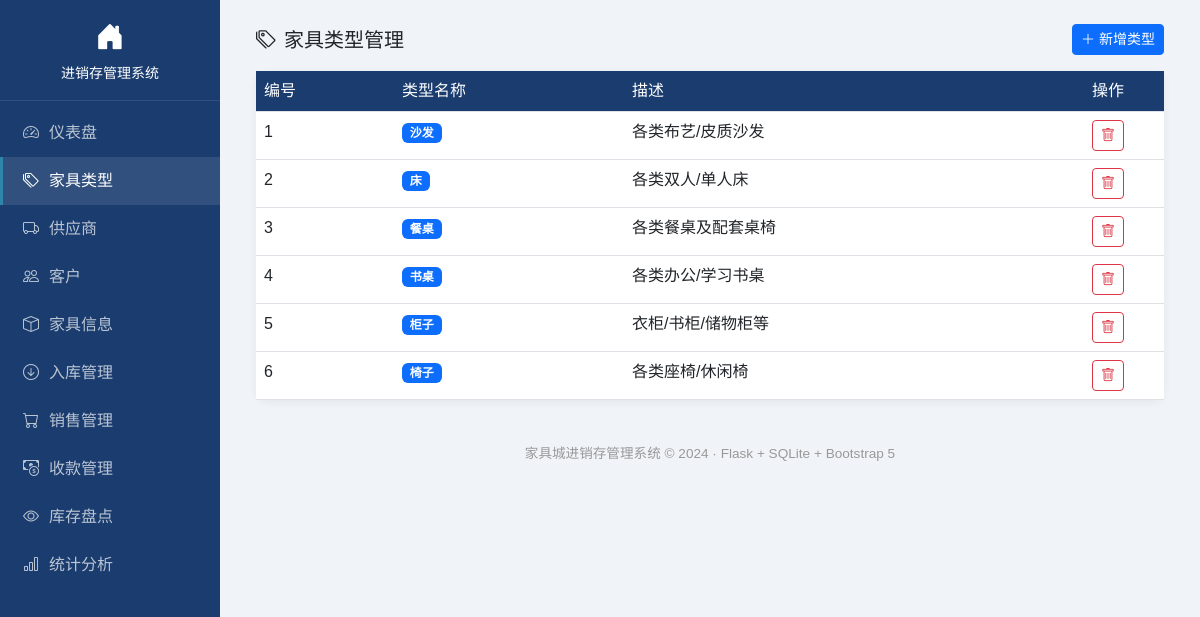
The page /categories on the database its author committed.
### tables this page shows
CREATE TABLE FurnitureCategory (
            CategoryID   INTEGER PRIMARY KEY AUTOINCREMENT,
            CategoryName TEXT NOT NULL UNIQUE,
            Description  TEXT
        );

### app.py (the view)
@app.route("/categories")
def list_categories():
    conn = get_db()
    rows = conn.execute("SELECT * FROM FurnitureCategory ORDER BY CategoryID").fetchall()
    conn.close()
    return render_template("categories.html", rows=rows)

### app.py (called while the page is built)
def get_db():
    conn = sqlite3.connect(DB_PATH)
    conn.row_factory = sqlite3.Row
    conn.execute("PRAGMA foreign_keys = ON")  # 启用外键约束
    return conn

### templates/categories.html (shortened to what this page needs)
{% extends "base.html" %}
{% block content %}
<div class="d-flex justify-content-between align-items-center mb-3">
    <h5 class="mb-0"><i class="bi bi-tags me-2"></i>家具类型管理</h5>
    <button class="btn btn-primary btn-sm" data-bs-toggle="modal" data-bs-target="#addModal"><i class="bi bi-plus-lg"></i> 新增类型</button>
</div>
<div class="card">
    <div class="card-body p-0">
        <table class="table table-hover mb-0">
            <thead><tr><th>编号</th><th>类型名称</th><th>描述</th><th style="width:80px">操作</th></tr></thead>
            <tbody>
                {% for r in rows %}
                <tr>
                    <td>{{ r.CategoryID }}</td>
                    <td><span class="badge bg-primary">{{ r.CategoryName }}</span></td>
                    <td>{{ r.Description or '-' }}</td>
                    <td><a href="/categories/delete/{{ r.CategoryID }}" class="btn btn-sm btn-outline-danger" onclick="return confirm('确定删除「{{ r.CategoryName }}」？')"><i class="bi bi-trash"></i></a></td>
                </tr>
                {% endfor %}
            </tbody>
        </table>
    </div>
</div>
{% endblock %}

### templates/base.html (shortened to what this page needs)
<!DOCTYPE html>
<html lang="zh-CN">
<head>
    <link href="https://cdn.bootcdn.net/ajax/libs/twitter-bootstrap/5.3.0/css/bootstrap.min.css" rel="stylesheet">
    <link href="https://cdn.bootcdn.net/ajax/libs/bootstrap-icons/1.10.5/font/bootstrap-icons.min.css" rel="stylesheet">
</head>
<body>
    <div class="container-fluid">
        <div class="row">
            <div class="col-auto sidebar p-0 d-none d-md-block" style="width: 220px;">
                <div class="p-3 text-white text-center" style="border-bottom: 1px solid rgba(255,255,255,.1);">
                    <i class="bi bi-house-door-fill" style="font-size: 1.8rem;"></i>
                    <div class="mt-1 small">进销存管理系统</div>
                </div>
                <nav class="nav flex-column mt-2">
                    <a class="nav-link {% if request.path == '/' %}active{% endif %}" href="/"><i class="bi bi-speedometer2"></i>仪表盘</a>
                    <a class="nav-link {% if '/categories' in request.path %}active{% endif %}" href="/categories"><i class="bi bi-tags"></i>家具类型</a>
                    <a class="nav-link {% if '/suppliers' in request.path %}active{% endif %}" href="/suppliers"><i class="bi bi-truck"></i>供应商</a>
                    <a class="nav-link {% if '/customers' in request.path %}active{% endif %}" href="/customers"><i class="bi bi-people"></i>客户</a>
                    <a class="nav-link {% if '/furniture' in request.path %}active{% endif %}" href="/furniture"><i class="bi bi-box"></i>家具信息</a>
                    <a class="nav-link {% if '/warehouse' in request.path %}active{% endif %}" href="/warehouse"><i class="bi bi-arrow-down-circle"></i>入库管理</a>
                    <a class="nav-link {% if '/sales' in request.path %}active{% endif %}" href="/sales"><i class="bi bi-cart"></i>销售管理</a>
                    <a class="nav-link {% if '/receipts' in request.path %}active{% endif %}" href="/receipts"><i class="bi bi-cash-coin"></i>收款管理</a>
                    <a class="nav-link {% if '/stock' in request.path %}active{% endif %}" href="/stock"><i class="bi bi-eye"></i>库存盘点</a>
                    <a class="nav-link {% if '/statistics' in request.path %}active{% endif %}" href="/statistics"><i class="bi bi-bar-chart"></i>统计分析</a>
                </nav>
            </div>
            <div class="col" style="min-height: 100vh;">
                <div class="p-3 p-md-4">
                    {% block content %}{% endblock %}
                </div>
                <div class="footer">家具城进销存管理系统 © 2024 · Flask + SQLite + Bootstrap 5</div>
            </div>
        </div>
    </div>
</body>
</html>

### templates/base.html (style rules this page uses)
body { background: #f0f4f8; font-family: "Microsoft YaHei", sans-serif; }
.sidebar { background: #1a3c6e; min-height: 100vh; }
.sidebar .nav-link { color: rgba(255,255,255,.7); padding: 12px 20px; border-left: 3px solid transparent; transition: all .2s; }
.sidebar .nav-link:hover, .sidebar .nav-link.active { color: #fff; background: rgba(255,255,255,.1); border-left-color: #2e86ab; }
.sidebar .nav-link i { margin-right: 10px; width: 20px; text-align: center; }
.card { border: none; border-radius: 12px; box-shadow: 0 2px 10px rgba(0,0,0,.06); }
.table th { background: #1a3c6e; color: #fff; font-weight: 500; white-space: nowrap; }
.footer { text-align: center; padding: 20px; color: #999; font-size: .85rem; }

### rows shown on the page
FurnitureCategory: CategoryID "1", CategoryName "沙发", Description "各类布艺/皮质沙发"
FurnitureCategory: CategoryID "2", CategoryName "床", Description "各类双人/单人床"
FurnitureCategory: CategoryID "3", CategoryName "餐桌", Description "各类餐桌及配套桌椅"
FurnitureCategory: CategoryID "4", CategoryName "书桌", Description "各类办公/学习书桌"
FurnitureCategory: CategoryID "5", CategoryName "柜子", Description "衣柜/书柜/储物柜等"
FurnitureCategory: CategoryID "6", CategoryName "椅子", Description "各类座椅/休闲椅"
